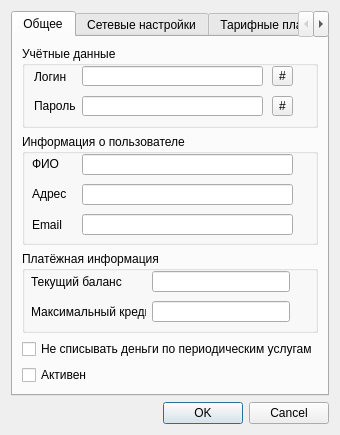
<ui version="4.0" >
 <class>Dialog</class>
 <widget class="QDialog" name="Dialog" >
  <property name="geometry" >
   <rect>
    <x>0</x>
    <y>0</y>
    <width>336</width>
    <height>435</height>
   </rect>
  </property>
  <property name="windowTitle" >
   <string>Dialog</string>
  </property>
  <layout class="QGridLayout" name="gridLayout" >
   <item row="0" column="0" >
    <widget class="QTabWidget" name="tabWidget" >
     <property name="tabShape" >
      <enum>QTabWidget::Rounded</enum>
     </property>
     <property name="currentIndex" >
      <number>0</number>
     </property>
     <property name="usesScrollButtons" >
      <bool>true</bool>
     </property>
     <widget class="QWidget" name="tab" >
      <attribute name="title" >
       <string>Общее</string>
      </attribute>
      <layout class="QGridLayout" name="gridLayout_3" >
       <item row="0" column="0" >
        <widget class="QGroupBox" name="account_data_groupBox" >
         <property name="minimumSize" >
          <size>
           <width>291</width>
           <height>81</height>
          </size>
         </property>
         <property name="title" >
          <string>Учётные данные</string>
         </property>
         <widget class="QToolButton" name="generate_login_toolButton" >
          <property name="enabled" >
           <bool>true</bool>
          </property>
          <property name="geometry" >
           <rect>
            <x>250</x>
            <y>20</y>
            <width>21</width>
            <height>20</height>
           </rect>
          </property>
          <property name="text" >
           <string>#</string>
          </property>
         </widget>
         <widget class="QLabel" name="password_label" >
          <property name="geometry" >
           <rect>
            <x>12</x>
            <y>50</y>
            <width>44</width>
            <height>20</height>
           </rect>
          </property>
          <property name="text" >
           <string>Пароль</string>
          </property>
         </widget>
         <widget class="QLabel" name="username_label" >
          <property name="geometry" >
           <rect>
            <x>12</x>
            <y>20</y>
            <width>44</width>
            <height>21</height>
           </rect>
          </property>
          <property name="text" >
           <string>Логин</string>
          </property>
         </widget>
         <widget class="QToolButton" name="generate_password_toolButton" >
          <property name="geometry" >
           <rect>
            <x>250</x>
            <y>50</y>
            <width>21</width>
            <height>20</height>
           </rect>
          </property>
          <property name="text" >
           <string>#</string>
          </property>
         </widget>
         <widget class="QLineEdit" name="password_edit" >
          <property name="geometry" >
           <rect>
            <x>60</x>
            <y>50</y>
            <width>181</width>
            <height>20</height>
           </rect>
          </property>
         </widget>
         <widget class="QLineEdit" name="username_edit" >
          <property name="geometry" >
           <rect>
            <x>60</x>
            <y>20</y>
            <width>181</width>
            <height>20</height>
           </rect>
          </property>
         </widget>
        </widget>
       </item>
       <item row="1" column="0" >
        <widget class="QGroupBox" name="account_info_groupBox" >
         <property name="minimumSize" >
          <size>
           <width>291</width>
           <height>111</height>
          </size>
         </property>
         <property name="title" >
          <string>Информация о пользователе</string>
         </property>
         <widget class="QLineEdit" name="email_lineEdit" >
          <property name="geometry" >
           <rect>
            <x>60</x>
            <y>80</y>
            <width>211</width>
            <height>21</height>
           </rect>
          </property>
         </widget>
         <widget class="QLabel" name="address_label" >
          <property name="geometry" >
           <rect>
            <x>10</x>
            <y>80</y>
            <width>44</width>
            <height>21</height>
           </rect>
          </property>
          <property name="text" >
           <string>Email</string>
          </property>
         </widget>
         <widget class="QLineEdit" name="address_lineEdit" >
          <property name="geometry" >
           <rect>
            <x>60</x>
            <y>50</y>
            <width>211</width>
            <height>21</height>
           </rect>
          </property>
         </widget>
         <widget class="QLabel" name="firstname_label" >
          <property name="geometry" >
           <rect>
            <x>10</x>
            <y>20</y>
            <width>44</width>
            <height>20</height>
           </rect>
          </property>
          <property name="text" >
           <string>ФИО</string>
          </property>
          <property name="buddy" >
           <cstring>firstname_lineEdit</cstring>
          </property>
         </widget>
         <widget class="QLineEdit" name="firstname_lineEdit" >
          <property name="geometry" >
           <rect>
            <x>60</x>
            <y>20</y>
            <width>211</width>
            <height>21</height>
           </rect>
          </property>
         </widget>
         <widget class="QLabel" name="lastname_edit" >
          <property name="geometry" >
           <rect>
            <x>10</x>
            <y>50</y>
            <width>44</width>
            <height>20</height>
           </rect>
          </property>
          <property name="text" >
           <string>Адрес</string>
          </property>
          <property name="buddy" >
           <cstring>address_lineEdit</cstring>
          </property>
         </widget>
        </widget>
       </item>
       <item row="2" column="0" >
        <widget class="QGroupBox" name="ballance_info_groupBox" >
         <property name="minimumSize" >
          <size>
           <width>291</width>
           <height>80</height>
          </size>
         </property>
         <property name="title" >
          <string>Платёжная информация</string>
         </property>
         <widget class="QLineEdit" name="balance_edit" >
          <property name="geometry" >
           <rect>
            <x>130</x>
            <y>20</y>
            <width>138</width>
            <height>21</height>
           </rect>
          </property>
         </widget>
         <widget class="QLabel" name="credit_label" >
          <property name="geometry" >
           <rect>
            <x>9</x>
            <y>50</y>
            <width>115</width>
            <height>21</height>
           </rect>
          </property>
          <property name="text" >
           <string>Максимальный кредит</string>
          </property>
          <property name="buddy" >
           <cstring>credit_edit</cstring>
          </property>
         </widget>
         <widget class="QLabel" name="ballance_label" >
          <property name="geometry" >
           <rect>
            <x>9</x>
            <y>20</y>
            <width>115</width>
            <height>21</height>
           </rect>
          </property>
          <property name="text" >
           <string>Текущий баланс</string>
          </property>
          <property name="buddy" >
           <cstring>balance_edit</cstring>
          </property>
         </widget>
         <widget class="QLineEdit" name="credit_edit" >
          <property name="geometry" >
           <rect>
            <x>130</x>
            <y>50</y>
            <width>138</width>
            <height>21</height>
           </rect>
          </property>
         </widget>
        </widget>
       </item>
       <item row="3" column="0" >
        <widget class="QCheckBox" name="suspended_edit" >
         <property name="text" >
          <string>Не списывать деньги по периодическим услугам</string>
         </property>
        </widget>
       </item>
       <item row="4" column="0" >
        <widget class="QCheckBox" name="status_edit" >
         <property name="text" >
          <string>Активен</string>
         </property>
        </widget>
       </item>
      </layout>
     </widget>
     <widget class="QWidget" name="tab_2" >
      <attribute name="title" >
       <string>Сетевые настройки</string>
      </attribute>
      <widget class="QGroupBox" name="ip_settings_groupBox" >
       <property name="geometry" >
        <rect>
         <x>10</x>
         <y>40</y>
         <width>321</width>
         <height>171</height>
        </rect>
       </property>
       <property name="title" >
        <string>IP Адреса</string>
       </property>
       <widget class="QCheckBox" name="assign_ipn_ip_from_dhcp_edit" >
        <property name="geometry" >
         <rect>
          <x>10</x>
          <y>20</y>
          <width>219</width>
          <height>19</height>
         </rect>
        </property>
        <property name="text" >
         <string>Выдавать IP адрес с помощью DHCP</string>
        </property>
       </widget>
       <widget class="QLabel" name="ipn_ip_address_label" >
        <property name="geometry" >
         <rect>
          <x>10</x>
          <y>50</y>
          <width>114</width>
          <height>20</height>
         </rect>
        </property>
        <property name="text" >
         <string>Текущий IP адрес</string>
        </property>
        <property name="buddy" >
         <cstring>ipn_ip_address_edit</cstring>
        </property>
       </widget>
       <widget class="QLabel" name="ipn_mac_address_label" >
        <property name="geometry" >
         <rect>
          <x>11</x>
          <y>110</y>
          <width>114</width>
          <height>20</height>
         </rect>
        </property>
        <property name="text" >
         <string>Аппаратный адрес</string>
        </property>
        <property name="buddy" >
         <cstring>ipn_mac_address_edit</cstring>
        </property>
       </widget>
       <widget class="QLineEdit" name="ipn_mac_address_edit" >
        <property name="geometry" >
         <rect>
          <x>131</x>
          <y>110</y>
          <width>110</width>
          <height>21</height>
         </rect>
        </property>
        <property name="inputMask" >
         <string>00:00:00:00:00:00;0</string>
        </property>
       </widget>
       <widget class="QLabel" name="vpn_ip_address_label" >
        <property name="geometry" >
         <rect>
          <x>11</x>
          <y>140</y>
          <width>114</width>
          <height>20</height>
         </rect>
        </property>
        <property name="text" >
         <string>Виртуальный IP адрес</string>
        </property>
        <property name="buddy" >
         <cstring>vpn_ip_address_edit</cstring>
        </property>
       </widget>
       <widget class="QLineEdit" name="ipn_ip_address_edit" >
        <property name="geometry" >
         <rect>
          <x>131</x>
          <y>47</y>
          <width>110</width>
          <height>21</height>
         </rect>
        </property>
        <property name="inputMask" >
         <string>000.000.000.000; </string>
        </property>
       </widget>
       <widget class="QLineEdit" name="vpn_ip_address_edit" >
        <property name="geometry" >
         <rect>
          <x>131</x>
          <y>140</y>
          <width>111</width>
          <height>21</height>
         </rect>
        </property>
        <property name="inputMask" >
         <string>000.000.000.000; </string>
        </property>
        <property name="text" >
         <string>...</string>
        </property>
        <property name="frame" >
         <bool>true</bool>
        </property>
        <property name="alignment" >
         <set>Qt::AlignLeading|Qt::AlignLeft|Qt::AlignVCenter</set>
        </property>
       </widget>
       <widget class="QLabel" name="ipn_ip_address_label_2" >
        <property name="geometry" >
         <rect>
          <x>10</x>
          <y>81</y>
          <width>114</width>
          <height>20</height>
         </rect>
        </property>
        <property name="text" >
         <string>Маска подсети</string>
        </property>
        <property name="buddy" >
         <cstring>ipn_ip_address_edit</cstring>
        </property>
       </widget>
       <widget class="QLineEdit" name="netmask_edit" >
        <property name="geometry" >
         <rect>
          <x>130</x>
          <y>80</y>
          <width>110</width>
          <height>21</height>
         </rect>
        </property>
        <property name="inputMask" >
         <string>000.000.000.000; </string>
        </property>
       </widget>
      </widget>
      <widget class="QGroupBox" name="vpn_speed_groupBox" >
       <property name="geometry" >
        <rect>
         <x>10</x>
         <y>220</y>
         <width>321</width>
         <height>51</height>
        </rect>
       </property>
       <property name="title" >
        <string>Индивидуальные настройки скорости для VPN</string>
       </property>
       <property name="checkable" >
        <bool>true</bool>
       </property>
       <property name="checked" >
        <bool>false</bool>
       </property>
       <widget class="QLineEdit" name="vpn_speed_lineEdit" >
        <property name="geometry" >
         <rect>
          <x>10</x>
          <y>20</y>
          <width>301</width>
          <height>20</height>
         </rect>
        </property>
        <property name="toolTip" >
         <string>Формат: rx-rate[/tx-rate] [rx-burst-rate[/tx-burst-rate] [rx-burst-threshold[/tx-burst-threshold] [rx-burst-time[/tx-burst-time] [priority] 
 Примеры: 
 128k  - rx-rate=128000, tx-rate=128000 (no bursts) 
 64k/128M - rx-rate=64000, tx-rate=128000000 
 64k 256k - rx/tx-rate=64000, rx/tx-burst-rate=256000, rx/tx-burst-threshold=64000, rx/tx-burst-time=1s 
64k/64k 256k/256k 128k/128k 10/10 - rx/tx-rate=64000, rx/tx-burst-rate=256000, rx/tx-burst-threshold=128000, rx/tx-burst-time=10s 
</string>
        </property>
        <property name="whatsThis" >
         <string>Формат: rx-rate[/tx-rate] [rx-burst-rate[/tx-burst-rate] [rx-burst-threshold[/tx-burst-threshold] [rx-burst-time[/tx-burst-time] [priority] 
 Примеры: 
 128k  - rx-rate=128000, tx-rate=128000 (no bursts) 
 64k/128M - rx-rate=64000, tx-rate=128000000 
 64k 256k - rx/tx-rate=64000, rx/tx-burst-rate=256000, rx/tx-burst-threshold=64000, rx/tx-burst-time=1s 
64k/64k 256k/256k 128k/128k 10/10 - rx/tx-rate=64000, rx/tx-burst-rate=256000, rx/tx-burst-threshold=128000, rx/tx-burst-time=10s 
</string>
        </property>
       </widget>
      </widget>
      <widget class="QLabel" name="nas_label" >
       <property name="geometry" >
        <rect>
         <x>10</x>
         <y>10</y>
         <width>101</width>
         <height>20</height>
        </rect>
       </property>
       <property name="text" >
        <string>Сервер доступа</string>
       </property>
       <property name="buddy" >
        <cstring>nas_comboBox</cstring>
       </property>
      </widget>
      <widget class="QComboBox" name="nas_comboBox" >
       <property name="geometry" >
        <rect>
         <x>110</x>
         <y>10</y>
         <width>151</width>
         <height>20</height>
        </rect>
       </property>
      </widget>
      <widget class="QGroupBox" name="ipn_speed_groupBox" >
       <property name="geometry" >
        <rect>
         <x>10</x>
         <y>280</y>
         <width>321</width>
         <height>51</height>
        </rect>
       </property>
       <property name="title" >
        <string>Индивидуальные настройки скорости для IPN</string>
       </property>
       <property name="checkable" >
        <bool>true</bool>
       </property>
       <property name="checked" >
        <bool>false</bool>
       </property>
       <widget class="QLineEdit" name="ipn_speed_lineEdit" >
        <property name="geometry" >
         <rect>
          <x>10</x>
          <y>20</y>
          <width>301</width>
          <height>20</height>
         </rect>
        </property>
        <property name="toolTip" >
         <string>Формат: rx-rate[/tx-rate] [rx-burst-rate[/tx-burst-rate] [rx-burst-threshold[/tx-burst-threshold] [rx-burst-time[/tx-burst-time] [priority] 
 Примеры: 
 128k  - rx-rate=128000, tx-rate=128000 (no bursts) 
 64k/128M - rx-rate=64000, tx-rate=128000000 
 64k 256k - rx/tx-rate=64000, rx/tx-burst-rate=256000, rx/tx-burst-threshold=64000, rx/tx-burst-time=1s 
64k/64k 256k/256k 128k/128k 10/10 - rx/tx-rate=64000, rx/tx-burst-rate=256000, rx/tx-burst-threshold=128000, rx/tx-burst-time=10s 
</string>
        </property>
        <property name="whatsThis" >
         <string>Формат: rx-rate[/tx-rate] [rx-burst-rate[/tx-burst-rate] [rx-burst-threshold[/tx-burst-threshold] [rx-burst-time[/tx-burst-time] [priority] 
 Примеры: 
 128k  - rx-rate=128000, tx-rate=128000 (no bursts) 
 64k/128M - rx-rate=64000, tx-rate=128000000 
 64k 256k - rx/tx-rate=64000, rx/tx-burst-rate=256000, rx/tx-burst-threshold=64000, rx/tx-burst-time=1s 
64k/64k 256k/256k 128k/128k 10/10 - rx/tx-rate=64000, rx/tx-burst-rate=256000, rx/tx-burst-threshold=128000, rx/tx-burst-time=10s 
</string>
        </property>
       </widget>
      </widget>
     </widget>
     <widget class="QWidget" name="tab_3" >
      <attribute name="title" >
       <string>Тарифные планы</string>
      </attribute>
      <widget class="QTableWidget" name="accounttarif_table" >
       <property name="geometry" >
        <rect>
         <x>0</x>
         <y>90</y>
         <width>331</width>
         <height>261</height>
        </rect>
       </property>
       <column>
        <property name="text" >
         <string>#</string>
        </property>
       </column>
       <column>
        <property name="text" >
         <string>Тарифный план</string>
        </property>
       </column>
       <column>
        <property name="text" >
         <string>Дата </string>
        </property>
       </column>
      </widget>
      <widget class="QToolButton" name="add_accounttarif_toolButton" >
       <property name="geometry" >
        <rect>
         <x>0</x>
         <y>70</y>
         <width>25</width>
         <height>20</height>
        </rect>
       </property>
       <property name="text" >
        <string>+</string>
       </property>
      </widget>
      <widget class="QToolButton" name="del_accounttarif_toolButton" >
       <property name="geometry" >
        <rect>
         <x>30</x>
         <y>70</y>
         <width>25</width>
         <height>20</height>
        </rect>
       </property>
       <property name="text" >
        <string>-</string>
       </property>
      </widget>
      <widget class="QLabel" name="label_3" >
       <property name="geometry" >
        <rect>
         <x>10</x>
         <y>10</y>
         <width>311</width>
         <height>42</height>
        </rect>
       </property>
       <property name="text" >
        <string>Здесь вы можете просмотреть историю тарифных планов
 пользователя и создать задания для перехода на
 новые тарифные планы</string>
       </property>
      </widget>
     </widget>
     <widget class="QWidget" name="tab_4" >
      <attribute name="title" >
       <string>Предоплаченый трафик</string>
      </attribute>
      <layout class="QGridLayout" name="gridLayout_2" >
       <item row="0" column="0" >
        <widget class="QTableWidget" name="tableWidget" >
         <column>
          <property name="text" >
           <string>Классы</string>
          </property>
         </column>
         <column>
          <property name="text" >
           <string>Вх</string>
          </property>
         </column>
         <column>
          <property name="text" >
           <string>Исх</string>
          </property>
         </column>
         <column>
          <property name="text" >
           <string>Размер</string>
          </property>
         </column>
        </widget>
       </item>
      </layout>
     </widget>
    </widget>
   </item>
   <item row="1" column="0" >
    <widget class="QDialogButtonBox" name="buttonBox" >
     <property name="orientation" >
      <enum>Qt::Horizontal</enum>
     </property>
     <property name="standardButtons" >
      <set>QDialogButtonBox::Cancel|QDialogButtonBox::Ok</set>
     </property>
    </widget>
   </item>
  </layout>
 </widget>
 <tabstops>
  <tabstop>username_edit</tabstop>
  <tabstop>generate_login_toolButton</tabstop>
  <tabstop>password_edit</tabstop>
  <tabstop>generate_password_toolButton</tabstop>
  <tabstop>firstname_lineEdit</tabstop>
  <tabstop>address_lineEdit</tabstop>
  <tabstop>email_lineEdit</tabstop>
  <tabstop>balance_edit</tabstop>
  <tabstop>credit_edit</tabstop>
  <tabstop>suspended_edit</tabstop>
  <tabstop>status_edit</tabstop>
  <tabstop>nas_comboBox</tabstop>
  <tabstop>assign_ipn_ip_from_dhcp_edit</tabstop>
  <tabstop>ipn_ip_address_edit</tabstop>
  <tabstop>ipn_mac_address_edit</tabstop>
  <tabstop>vpn_ip_address_edit</tabstop>
  <tabstop>vpn_speed_groupBox</tabstop>
  <tabstop>vpn_speed_lineEdit</tabstop>
  <tabstop>add_accounttarif_toolButton</tabstop>
  <tabstop>del_accounttarif_toolButton</tabstop>
  <tabstop>accounttarif_table</tabstop>
  <tabstop>buttonBox</tabstop>
  <tabstop>tabWidget</tabstop>
 </tabstops>
 <resources/>
 <connections>
  <connection>
   <sender>buttonBox</sender>
   <signal>accepted()</signal>
   <receiver>Dialog</receiver>
   <slot>accept()</slot>
   <hints>
    <hint type="sourcelabel" >
     <x>258</x>
     <y>400</y>
    </hint>
    <hint type="destinationlabel" >
     <x>157</x>
     <y>274</y>
    </hint>
   </hints>
  </connection>
  <connection>
   <sender>buttonBox</sender>
   <signal>rejected()</signal>
   <receiver>Dialog</receiver>
   <slot>reject()</slot>
   <hints>
    <hint type="sourcelabel" >
     <x>326</x>
     <y>400</y>
    </hint>
    <hint type="destinationlabel" >
     <x>286</x>
     <y>274</y>
    </hint>
   </hints>
  </connection>
 </connections>
</ui>
